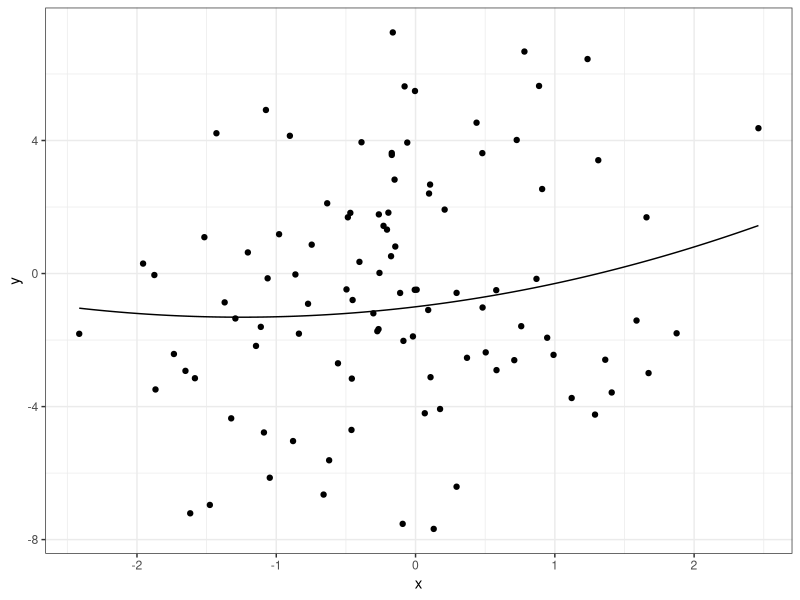
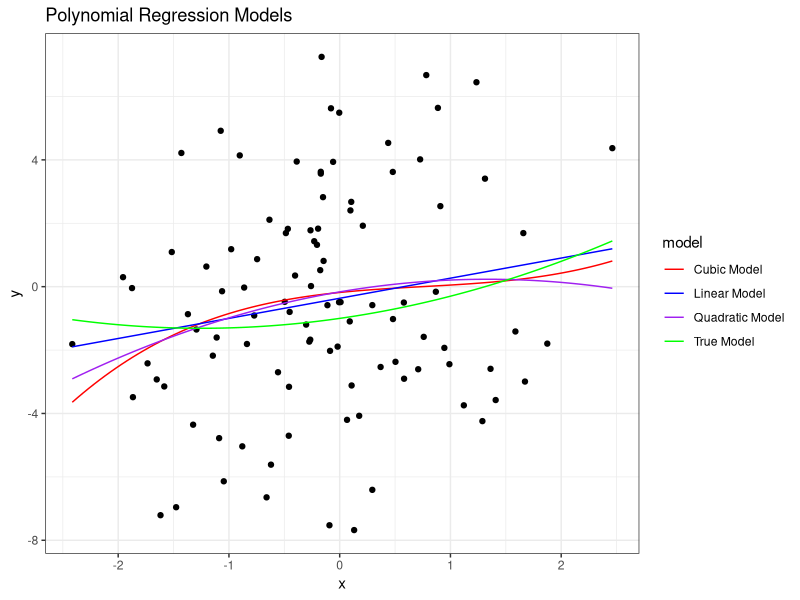
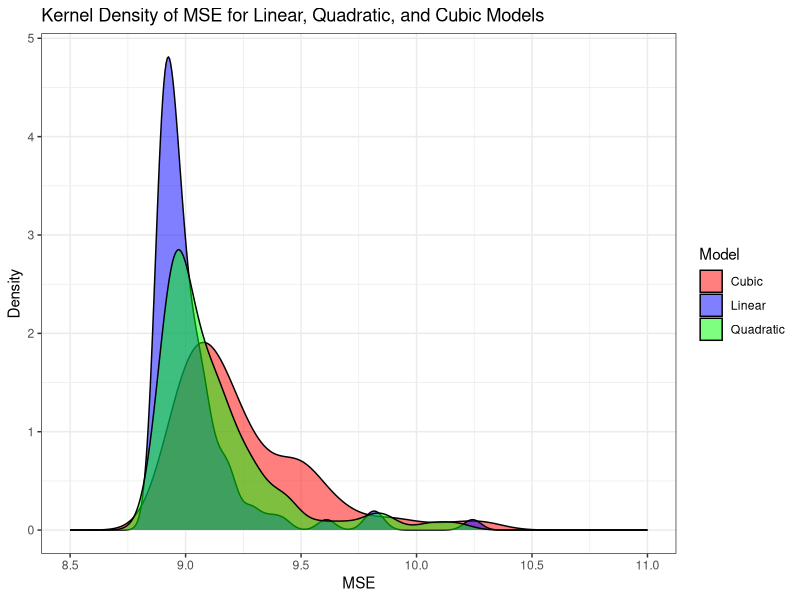
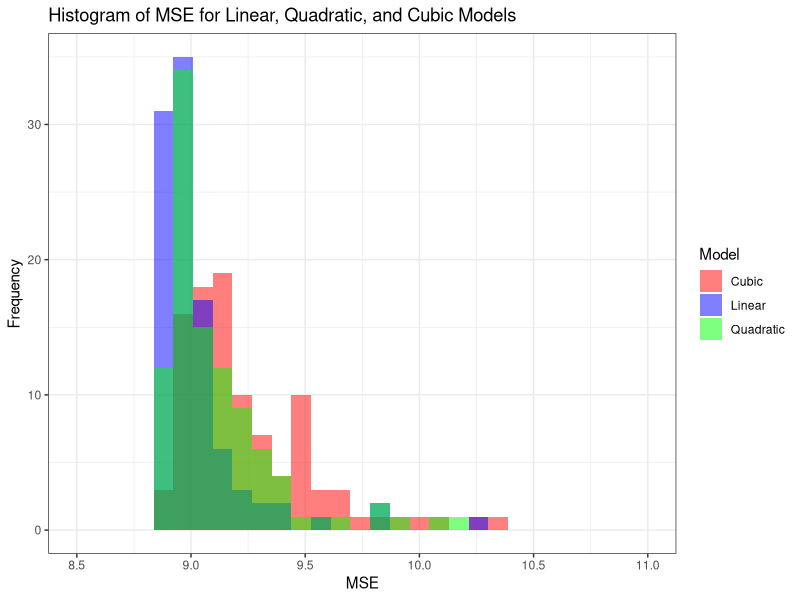

These charts were generated, in order, by the following R code:
## ---- chunk 1
#| include: false
# Set global configurations and settings here
knitr::opts_chunk$set()                 # set global chunk options
ggplot2::theme_set(ggplot2::theme_bw()) # set ggplot2 theme
## ---- chunk 2
#| message: false
#| warning: false
library(tidyverse) # functions for data manipulation
library(tibble)
## ---- chunk 3
sim_x <- function(n) rnorm(n)         #U[0,1]
f <-function(x) -1 + 0.5*x + 0.2*(x^2)  #true mean function
sim_y <- function(x, sd) {            #generate Y|X from N{f(x), sd}
  n = length(x)
  f(x) + rnorm(n, mean = 0, sd = sd)
}
## ---- chunk 4
#-- Settings
n = 100       #number of observations
sd = 3        #stdev for error

set.seed(611) # set seed for reproducibility
x = sim_x(n)  # get x values
y = sim_y(x, sd = sd) # get y values
data_train = tibble(x, y) # training data tibble

#----------DELETE ME-------------#
#-- Generate Test Data
ntest = 50000 # Number of test samples
set.seed(611) # set *different* seed
xtest = sim_x(ntest) # generate test X's
ytest = sim_y(xtest, sd=sd) # generate test Y's
data_test = tibble(x=xtest, y=ytest) # test data

## ---- chunk 5
#-- plot points and true regression function
scatter_plot <- ggplot(data_train, aes(x,y)) +
geom_point() +
geom_function(fun = f)
scatter_plot
## ---- chunk 6
linear_model <- lm(y~poly(x,1), data = data_train)
quadratic_model <-lm(y~poly(x,2), data = data_train)
cubic_model <-lm(y~poly(x,3), data=data_train)

x_seq <- seq(min(data_train$x), max(data_train$x), length.out = 100)


# Assuming sim_y without error (sd=0) represents the true quadratic model
y_true <- sim_y(x_seq, sd = 0)  # True quadratic model without noise

y_linear_pred <- predict(linear_model, newdata = data.frame(x = x_seq))
y_quadratic_pred <- predict(quadratic_model, newdata = data.frame(x = x_seq))
y_cubic_pred <- predict(cubic_model, newdata = data.frame(x = x_seq))
## ---- chunk 7
# Create a sequence of x values for plotting the fitted lines
x_seq <- seq(min(data_train$x), max(data_train$x), length.out = 100)

# Combine the predicted values into one data frame for plotting
fit_data <- tibble(
  x = rep(x_seq, 4),
  y = c(y_linear_pred, y_quadratic_pred, y_cubic_pred, y_true),
  model = factor(rep(c("Linear Model", "Quadratic Model", "Cubic Model", "True Model"), each = 100))
)

# Create the ggplot
ggplot(data_train, aes(x = x, y = y)) +
  geom_point() +  # Scatter plot of the data
  geom_line(data = fit_data, aes(x = x, y = y, color = model)) +  # Fitted lines
  labs(title = "Polynomial Regression Models", x = "x", y = "y") +
  scale_color_manual(values = c("red", "blue", "purple", "green"))
## ---- chunk 8
sim_x <- function(n) runif(n)         #U[0,1]
f <-function(x) -1 + 0.5*x + 0.2*x^2  #true mean function
sim_y <- function(x, sd) {            #generate Y|X from N{f(x), sd}
  n = length(x)
  f(x) + rnorm(n, mean = 0, sd = sd)
}

#-- Generate Test Data
ntest = 10000 # Number of test samples
set.seed(612) # set *different* seed
xtest = sim_x(ntest) # generate test X's
ytest = sim_y(xtest, sd=sd) # generate test Y's
data_test = tibble(x=xtest, y=ytest) # test data


linear_yhat = predict(linear_model, data_test)
quadratic_yhat = predict(quadratic_model, data_test)
cubic_yhat = predict(cubic_model, data_test)

#: calculate test MSE
linear_mse_test = mean( (data_test$y - linear_yhat)^2 )
quadratic_mse_test = mean((data_test$y - quadratic_yhat) ^2 )
cubic_mse_test = mean((data_test$y - cubic_yhat) ^ 2)

linear_mse_test
quadratic_mse_test
cubic_mse_test

## ---- chunk 9
true_yhat <- sapply(data_test$x, function(x) -1 + 0.5*x + 0.2*(x^2))

true_mse_test = mean((data_test$y - true_yhat) ^2)

true_mse_test
## ---- chunk 10
#--function to calculate MSE
calc_mse <- function(model, data_test){
  y_pred <- predict(model, newdata = data_test)
  mean((data_test$y - y_pred)^2)
}

#--set up num of simulations
n_simulations = 100

#--set the simulation seed
set.seed(613)

#--Create vector to store MSE values for each model
mse_linear <- numeric(n_simulations)
mse_quadratic <- numeric(n_simulations)
mse_cubic <- numeric(n_simulations)

#-- start the simulation
for (i in 1:n_simulations){
  #generate new training data each time
  x_train = sim_x(100)
  y_train = sim_y(x_train, sd = 3)
  data_train = tibble(x = x_train, y = y_train)
  
  #fit the models
  linear_model <- lm(y~ poly(x, 1), data = data_train)
  quadratic_model <- lm(y~poly(x,2), data = data_train)
  cubic_model <- lm(y~poly(x,3), data = data_train)
  
  #calculate the MSE for each model using the test data
  mse_linear[i] <-calc_mse(linear_model, data_test)
  mse_quadratic[i] <-calc_mse(quadratic_model, data_test)
  mse_cubic[i] <- calc_mse(cubic_model, data_test)
}
## ---- chunk 11
#--plot the MSE distributions
mse_data <- tibble(
  MSE = c(mse_linear, mse_quadratic, mse_cubic),
  Model = rep(c("Linear", "Quadratic", "Cubic"), each = n_simulations)
)

# Kernel Density Plot
ggplot(mse_data, aes(x = MSE, fill = Model)) +
  geom_density(alpha = 0.5) +
  labs(title = "Kernel Density of MSE for Linear, Quadratic, and Cubic Models",
       x = "MSE", y = "Density") +
  scale_fill_manual(values = c("red", "blue", "green"))+
  xlim(8.5, 11)
## ---- chunk 12
#--histogram plot
ggplot(mse_data, aes(x = MSE, fill = Model)) +
  geom_histogram(bins = 30, position = "identity", alpha = 0.5) +
  labs(title = "Histogram of MSE for Linear, Quadratic, and Cubic Models",
       x = "MSE", y = "Frequency") +
  scale_fill_manual(values = c("red", "blue", "green"))+
  xlim(8.5, 11)

## ---- chunk 13
# Combine the MSEs for all simulations into a data frame
mse_results <- tibble(
  Simulation = 1:n_simulations,
  Linear = mse_linear,
  Quadratic = mse_quadratic,
  Cubic = mse_cubic
)

# Find the model with the lowest MSE for each simulation
mse_results <- mse_results %>%
  rowwise() %>%
  mutate(Best_Model = case_when(
    Linear == min(c(Linear, Quadratic, Cubic)) ~ "Linear",
    Quadratic == min(c(Linear, Quadratic, Cubic)) ~ "Quadratic",
    Cubic == min(c(Linear, Quadratic, Cubic)) ~ "Cubic"
  )) %>%
  ungroup()

# Count how many times each model was the best
best_model_count <- mse_results %>%
  count(Best_Model)

# Print the count of the best models
print(best_model_count)
## ---- chunk 14
simulation_f <- function(n, sigma, data_test){
  set.seed(613)
  
  # Function to calculate MSE
  calc_mse <- function(model, data_test) {
    y_pred <- predict(model, newdata = data_test)
    mean((data_test$y - y_pred)^2)
  }
  
  # Initialize vectors to store MSE results for each simulation
  #n_simulations <- 100
  mse_linear <- numeric(n)
  mse_quadratic <- numeric(n)
  mse_cubic <- numeric(n)
  
  
  # Run the simulation for each iteration
  for (i in 1:100) {
    # Generate new training data
    x_train <- sim_x(n)
    y_train <- sim_y(x_train, sd = sigma)
    data_train <- tibble(x = x_train, y = y_train)
    
    # Fit models: linear, quadratic, cubic
    linear_model <- lm(y ~ poly(x, 1), data = data_train)
    quadratic_model <- lm(y ~ poly(x, 2), data = data_train)
    cubic_model <- lm(y ~ poly(x, 3), data = data_train)
    
    # Calculate MSE for each model
    mse_linear[i] <- calc_mse(linear_model, data_test)
    mse_quadratic[i] <- calc_mse(quadratic_model, data_test)
    mse_cubic[i] <- calc_mse(cubic_model, data_test)
  }
  
  #--part g, but I'm adding it here anyways
  # Combine results into a data frame
  mse_results <- tibble(
    Simulation = 1:n,
    Linear = mse_linear,
    Quadratic = mse_quadratic,
    Cubic = mse_cubic
  )
  
   # Determine the best model for each simulation and store the best MSE
  mse_results <- mse_results %>%
    rowwise() %>%
    mutate(
      Best_Model = case_when(
        Linear == min(c(Linear, Quadratic, Cubic)) ~ "Linear",
        Quadratic == min(c(Linear, Quadratic, Cubic)) ~ "Quadratic",
        Cubic == min(c(Linear, Quadratic, Cubic)) ~ "Cubic"
      ),
      Best_MSE = min(c(Linear, Quadratic, Cubic))
    ) %>%
    ungroup()
  
   # Count how many times each model was the best
  best_model_count <- mse_results %>%
    count(Best_Model)
  
  # Return a list with detailed results
  return(list(
    mse_results = mse_results,
    best_model_count = best_model_count
  ))
}
## ---- chunk 15
#-- Generate Test Data
ntest = 10000 # Number of test samples
sigma = 100
set.seed(612) # set *different* seed
xtest = sim_x(ntest) # generate test X's
ytest = sim_y(xtest, sd=sigma) # generate test Y's
data_test = tibble(x=xtest, y=ytest) # test data

simulation_result <- simulation_f(n = 100, sigma, data_test)

simulation_result$best_model_count
## ---- chunk 16
#-- Generate Test Data
ntest = 10000 # Number of test samples
sigma = 4
set.seed(612) # set *different* seed
xtest = sim_x(ntest) # generate test X's
ytest = sim_y(xtest, sd=sigma) # generate test Y's
data_test = tibble(x=xtest, y=ytest) # test data

simulation_result <- simulation_f(n= 300 , sigma, data_test)

simulation_result$best_model_count
#c12,l8,q80
